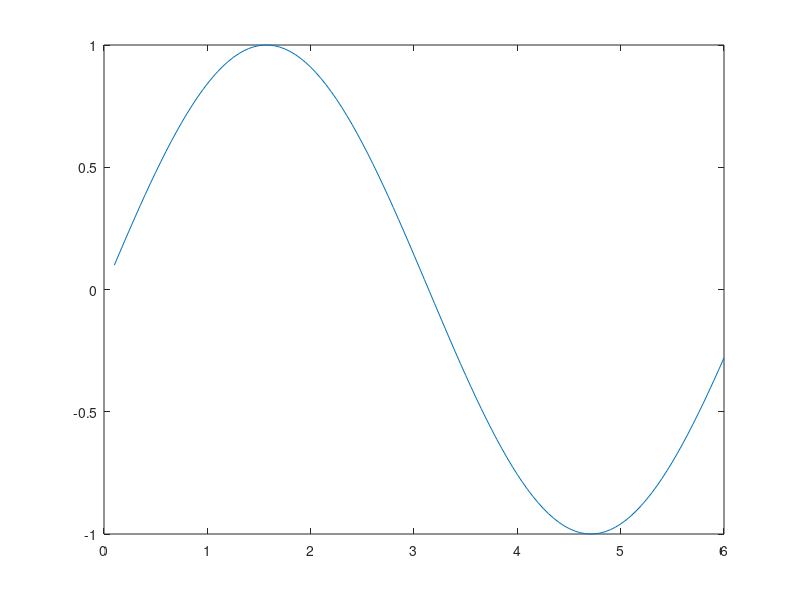

This figure's MATLAB source: (Note: this script raises an error after producing the figure.)
x = 0.1:0.05:6;
y = sin(x);

plot(x, y);
hold on

fplot(0);
xlim([0.1,6])
y1 = get(gca,'ylim');

plot([1 1], y1);
plot([5 5], y1);
title("y = sin(x)")